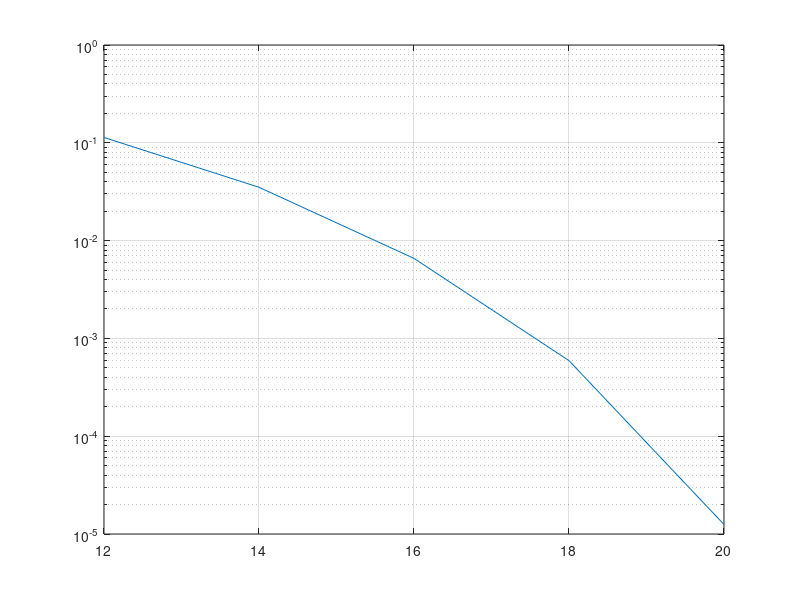

Write MATLAB code to recreate this figure.
clear
seed = 1;
rng(seed);
M = 16; % Alphabet size
len = 1e4;
Ntx = 8;

SNR_dB = 12;
SNR = [];
SER = [];
while(1)
    block = 0;
    Num = 0;
    while(Num<300&&block<1e5)
        x = randi([0,M-1],len,1);
        % Use 16-QAM modulation to produce y.
        y = qammod(x,M);
        % Transmit signal through an AWGN channel.
        ynoisy = awgn(y,SNR_dB,'measured');
%         ynoisy = awgn(y,SNR_dB-10*log10(Ntx),'measured');
        % Create scatter plot from noisy data.
    %     scatterplot(ynoisy);
        % Demodulate ynoisy to recover the message.
        z=qamdemod(ynoisy,M);
        % Check symbol error rate.
        [num,~]= symerr(x,z);
        block = block + 1;
        Num = Num + num;
        if mod(block,1e3) == 0
            fprintf('There are %d error in %d blocks when SNR is %d.\n',Num,block,SNR_dB);
        end
    end
    
    SNR = [SNR SNR_dB];
    SER = [SER Num/(block*len)];
    fprintf('The SER is %f when SNR is %d.\n\n',SER(end),SNR_dB);
    SNR_dB = SNR_dB + 2;
    if(SER(end)<5e-5)
        break;
    end
end
result.SNRs = SNR;
result.SER = SER;
save(['SISO_',num2str(M),'QAM.mat'],'result');
 figure
 semilogy(SNR,SER)
 grid on